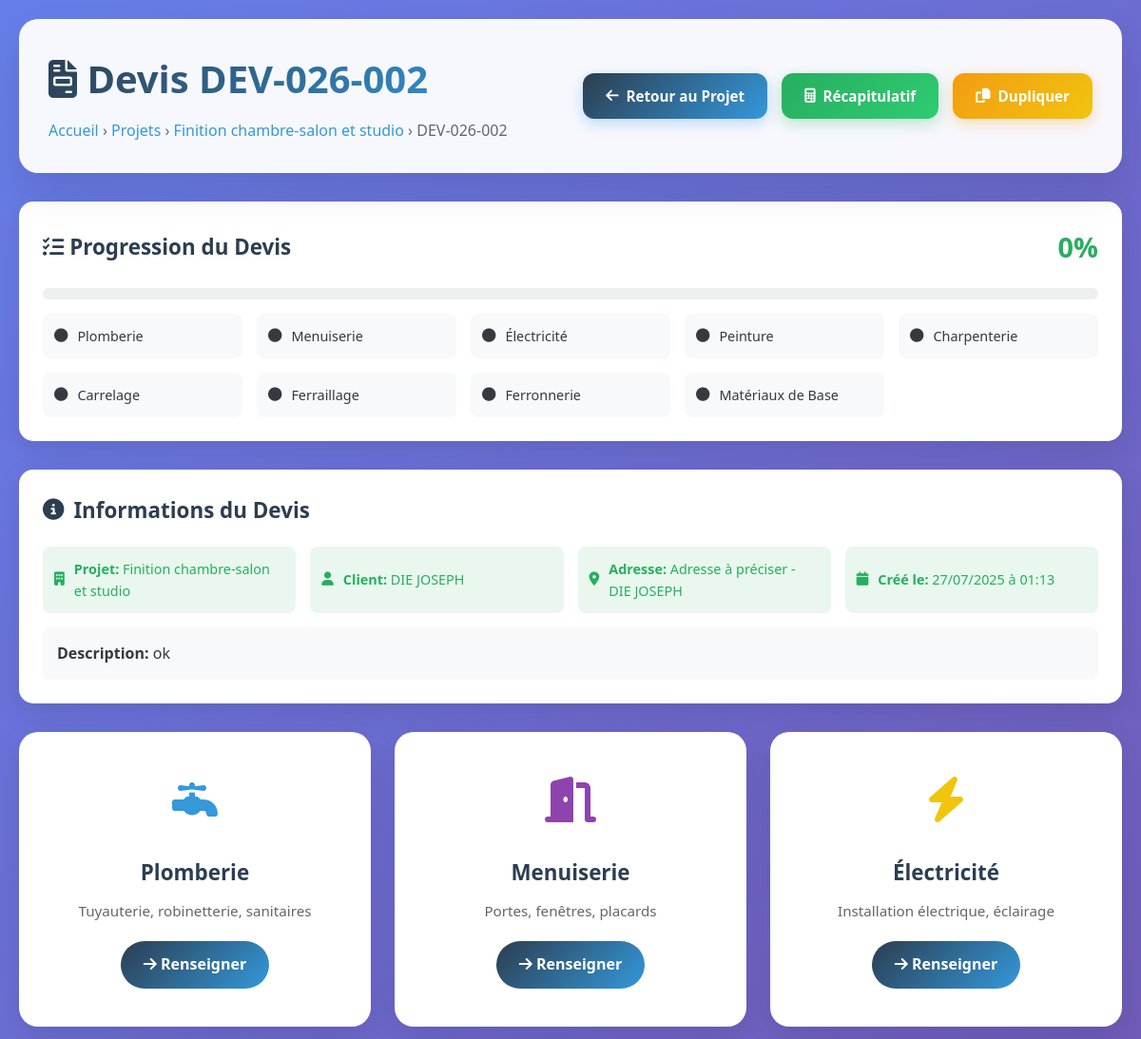
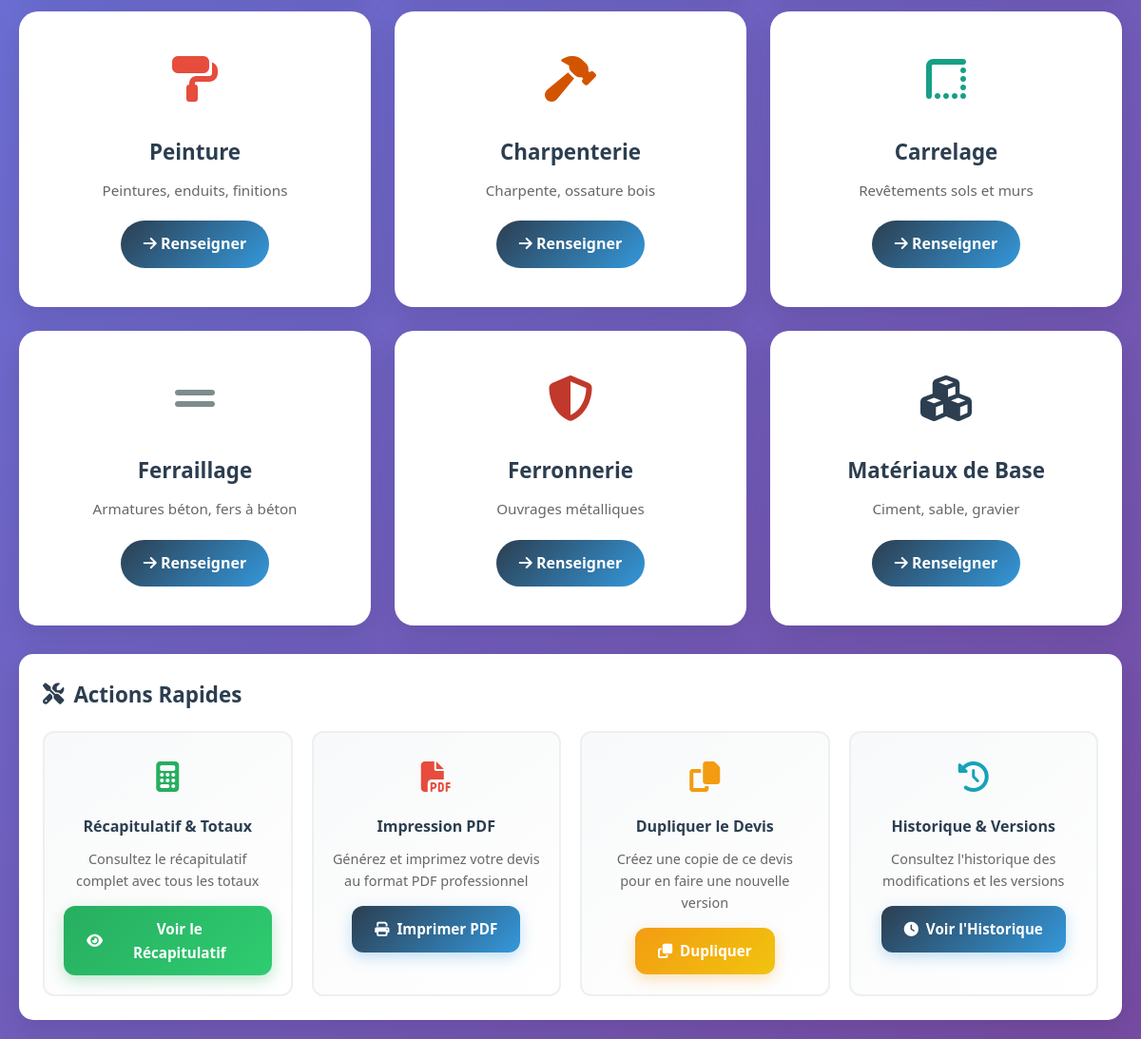
Screenshot of /devis_detail.php?projet_id=26&devis_id=30 with the database file from the repository (2 pictures, top to bottom).
### tables this page shows
CREATE TABLE `devis` (
  `id` int(11) NOT NULL,
  `projet_id` int(11) NOT NULL,
  `numero` varchar(50) NOT NULL,
  `version` varchar(20) DEFAULT '1.0',
  `description` text DEFAULT NULL,
  `date_creation` timestamp NULL DEFAULT current_timestamp(),
  `date_modification` timestamp NULL DEFAULT current_timestamp() ON UPDATE current_timestamp(),
  `statut` enum('brouillon','validé','facturé','payé') DEFAULT 'brouillon'
);

CREATE TABLE `projets` (
  `id` int(11) NOT NULL,
  `nom` varchar(255) NOT NULL,
  `description` text DEFAULT NULL,
  `client` varchar(255) DEFAULT NULL,
  `adresse` varchar(255) DEFAULT NULL,
  `date_debut` date DEFAULT NULL,
  `date_fin_prevue` date DEFAULT NULL,
  `budget_previsionnel` decimal(15,2) DEFAULT 0.00,
  `statut` enum('En planification','En cours','Terminé','Suspendu') DEFAULT 'En planification',
  `date_creation` timestamp NULL DEFAULT current_timestamp(),
  `date_modification` timestamp NULL DEFAULT current_timestamp() ON UPDATE current_timestamp()
);

### devis_detail.php (the view, shortened to what this page needs)
<?php
require_once 'functions.php';
try {
    $pdo = getDbConnection();
} catch (Exception $e) {
    logDiagnostic("ERREUR: Connexion BDD échouée", $e->getMessage());
    die("Erreur de connexion à la base de données. Veuillez réessayer plus tard.");
}
$projet_id = isset($_GET['projet_id']) ? (int)$_GET['projet_id'] : 0;
$devis_id = isset($_GET['devis_id']) ? (int)$_GET['devis_id'] : 0;
$projet = null;
$devis = null;
try {
    $stmt = $pdo->prepare("SELECT id, nom, client, adresse, description, date_creation FROM projets WHERE id = ?");
    $stmt->execute([$projet_id]);
    $projet = $stmt->fetch(PDO::FETCH_ASSOC);
    $stmt = $pdo->prepare("SELECT id, projet_id, numero, description, date_creation, date_modification, statut FROM devis WHERE id = ?");
    $stmt->execute([$devis_id]);
    $devis = $stmt->fetch(PDO::FETCH_ASSOC);
} catch (PDOException $e) {
    logDiagnostic("ERREUR PDO", [
        'message' => $e->getMessage(),
        'code' => $e->getCode(),
        'file' => $e->getFile(),
        'line' => $e->getLine()
    ]);
    die("
    <div style='font-family: Arial; padding: 20px; background: #f8f9fa;'>
        <h2 style='color: #e74c3c;'>Erreur de Base de Données</h2>
        <p><strong>Détails:</strong> " . htmlspecialchars($e->getMessage()) . "</p>
        <p><strong>Projet ID:</strong> $projet_id</p>
        <p><strong>Devis ID:</strong> $devis_id</p>
        <p><a href='liste_projets.php' style='color: #3498db;'>← Retour aux projets</a></p>
    </div>");
}
$modules = [
    'plomberie' => [
        'icon' => 'fa-faucet',
        'title' => 'Plomberie',
        'file' => 'Plomberie.php',
        'color' => '#3498db',
        'description' => 'Tuyauterie, robinetterie, sanitaires'
    ],
    'menuiserie' => [
        'icon' => 'fa-door-open',
        'title' => 'Menuiserie',
        'file' => 'Menuiserie.php',
        'color' => '#8e44ad',
        'description' => 'Portes, fenêtres, placards'
    ],
    'electricite' => [
        'icon' => 'fa-bolt',
        'title' => 'Électricité',
        'file' => 'Electricite.php',
        'color' => '#f1c40f',
        'description' => 'Installation électrique, éclairage'
    ],
    'peinture' => [
        'icon' => 'fa-paint-roller',
        'title' => 'Peinture',
        'file' => 'Peinture.php',
        'color' => '#e74c3c',
        'description' => 'Peintures, enduits, finitions'
    ],
    'charpenterie' => [
        'icon' => 'fa-hammer',
        'title' => 'Charpenterie',
        'file' => 'Charpenterie.php',
        'color' => '#d35400',
        'description' => 'Charpente, ossature bois'
    ],
    'carrelage' => [
        'icon' => 'fa-border-style',
        'title' => 'Carrelage',
        'file' => 'Carrelage.php',
        'color' => '#16a085',
        'description' => 'Revêtements sols et murs'
    ],
    'ferraillage' => [
        'icon' => 'fa-grip-lines',
        'title' => 'Ferraillage',
        'file' => 'Ferraillage.php',
        'color' => '#7f8c8d',
        'description' => 'Armatures béton, fers à béton'
    ],
    'ferronnerie' => [
        'icon' => 'fa-shield-alt',
        'title' => 'Ferronnerie',
        'file' => 'Ferronnerie.php',
        'color' => '#c0392b',
        'description' => 'Ouvrages métalliques'
    ],
    'materiaux_base' => [
        'icon' => 'fa-cubes',
        'title' => 'Matériaux de Base',
        'file' => 'MatériauxBase.php',
        'color' => '#2c3e50',
        'description' => 'Ciment, sable, gravier'
    ]
];
$modules_status = [];
$completion_percentage = 0;
try {
    foreach ($modules as $module_key => $module_info) {
        $stmt = $pdo->prepare("SHOW TABLES LIKE ?");
        $stmt->execute([$module_key]);
        $table_exists = $stmt->fetch();
        if ($table_exists) {
            try {
                $stmt = $pdo->prepare("SELECT COUNT(*) as count FROM `$module_key` WHERE projet_id = ? AND devis_id = ?");
                $stmt->execute([$projet_id, $devis_id]);
                $count = $stmt->fetch(PDO::FETCH_ASSOC)['count'];
                $modules_status[$module_key] = $count > 0;
            } catch (PDOException $e) {
                logDiagnostic("WARNING: Erreur module $module_key", $e->getMessage());
                $modules_status[$module_key] = false;
            }
        } else {
            logDiagnostic("WARNING: Table $module_key n'existe pas");
            $modules_status[$module_key] = false;
        }
    }
    $modules_completed = array_sum($modules_status);
    $completion_percentage = count($modules) > 0 ? round(($modules_completed / count($modules)) * 100) : 0;
} catch (Exception $e) {
    logDiagnostic("ERREUR: Calcul statut modules", $e->getMessage());
    foreach ($modules as $key => $module) {
        $modules_status[$key] = false;
    }
    $completion_percentage = 0;
}
?><!DOCTYPE html>
<html lang="fr">
<head>
    <link rel="stylesheet" href="https://cdnjs.cloudflare.com/ajax/libs/font-awesome/6.4.0/css/all.min.css">
</head>
<body>
    <div class="container">
        <div class="header fade-in">
            <div class="header-content">
                <div class="header-info">
                    <h1>
                        <i class="fas fa-file-invoice"></i>
                        Devis <?= htmlspecialchars($devis['numero']) ?>
                    </h1>
                    <div class="breadcrumb">
                        <a href="index.php">Accueil</a> ›
                        <a href="liste_projets.php">Projets</a> ›
                        <a href="projet_detail.php?id=<?= $projet_id ?>"><?= htmlspecialchars($projet['nom']) ?></a> ›
                        <?= htmlspecialchars($devis['numero']) ?>
                    </div>
                </div>
                <div class="header-actions">
                    <a href="projet_detail.php?id=<?= $projet_id ?>" class="btn btn-primary">
                        <i class="fas fa-arrow-left"></i> Retour au Projet
                    </a>
                    <a href="Recapitulatif.php?projet_id=<?= $projet_id ?>&devis_id=<?= $devis_id ?>" class="btn btn-success">
                        <i class="fas fa-calculator"></i> Récapitulatif
                    </a>
                    <a href="?projet_id=<?= $projet_id ?>&devis_id=<?= $devis_id ?>&dupliquer=1"
                       class="btn btn-warning"
                       onclick="return confirm('Dupliquer ce devis ? Une copie sera créée.')">
                        <i class="fas fa-copy"></i> Dupliquer
                    </a>
                </div>
            </div>
        </div>
        <div class="progress-section fade-in">
            <div class="progress-header">
                <h2 class="progress-title">
                    <i class="fas fa-tasks"></i> Progression du Devis
                </h2>
                <div class="progress-percentage"><?= $completion_percentage ?>%</div>
            </div>
            <div class="progress-bar">
            </div>
            <div class="info-grid">
                <?php foreach ($modules as $key => $module): ?>
                <div class="info-item <?= $modules_status[$key] ? 'completed' : '' ?>">
                    <i class="fas <?= $modules_status[$key] ? 'fa-check-circle' : 'fa-circle' ?>"></i>
                    <span><?= $module['title'] ?></span>
                </div>
                <?php endforeach; ?>
            </div>
        </div>
        <div class="info-section fade-in">
            <h2 class="info-title">
                <i class="fas fa-info-circle"></i> Informations du Devis
            </h2>
            <div class="info-grid">
                <div class="info-item completed">
                    <i class="fas fa-building"></i>
                    <span><strong>Projet:</strong> <?= htmlspecialchars($projet['nom'] ?? '') ?></span>
                </div>
                <div class="info-item completed">
                    <i class="fas fa-user"></i>
                    <span><strong>Client:</strong> <?= htmlspecialchars($projet['client'] ?? '') ?></span>
                </div>
                <div class="info-item completed">
                    <i class="fas fa-map-marker-alt"></i>
                    <span><strong>Adresse:</strong> <?= htmlspecialchars($projet['adresse'] ?? '') ?></span>
                </div>
                <div class="info-item completed">
                    <i class="fas fa-calendar"></i>
                    <span><strong>Créé le:</strong> <?= date('d/m/Y à H:i', strtotime($devis['date_creation'])) ?></span>
                </div>
            </div>
            <?php if (!empty($devis['description'])): ?>
            <div style="margin-top: 15px; padding: 15px; background: #f8f9fa; border-radius: 8px;">
                <strong>Description:</strong> <?= htmlspecialchars($devis['description'] ?? '') ?>
            </div>
            <?php endif; ?>
        </div>
        <div class="modules-grid">
            <?php foreach ($modules as $key => $module): ?>
            <div class="module-card <?= $modules_status[$key] ? 'has-data' : '' ?> fade-in"
                 style="animation-delay: <?= array_search($key, array_keys($modules)) * 0.1 ?>s">
                <div class="module-icon" style="color: <?= $module['color'] ?>">
                    <i class="fas <?= $module['icon'] ?>"></i>
                </div>
                <h3 class="module-title"><?= $module['title'] ?></h3>
                <p class="module-description"><?= $module['description'] ?></p>
                <a href="<?= $module['file'] ?>?projet_id=<?= $projet_id ?>&devis_id=<?= $devis_id ?>"
                   class="module-link">
                    <i class="fas fa-arrow-right"></i>
                    <?= $modules_status[$key] ? 'Modifier' : 'Renseigner' ?>
                </a>
            </div>
            <?php endforeach; ?>
        </div>
        <div class="actions-section fade-in">
            <h2 class="actions-title">
                <i class="fas fa-tools"></i> Actions Rapides
            </h2>
            <div class="actions-grid">
                <div class="action-card">
                    <div class="action-icon" style="color: var(--success);">
                        <i class="fas fa-calculator"></i>
                    </div>
                    <h4 class="action-title">Récapitulatif & Totaux</h4>
                    <p class="action-description">Consultez le récapitulatif complet avec tous les totaux</p>
                    <a href="Recapitulatif.php?projet_id=<?= $projet_id ?>&devis_id=<?= $devis_id ?>" class="btn btn-success">
                        <i class="fas fa-eye"></i> Voir le Récapitulatif
                    </a>
                </div>
                <div class="action-card">
                    <div class="action-icon" style="color: var(--danger);">
                        <i class="fas fa-file-pdf"></i>
                    </div>
                    <h4 class="action-title">Impression PDF</h4>
                    <p class="action-description">Générez et imprimez votre devis au format PDF professionnel</p>
                    <a href="impression_devis.php?projet_id=<?= $projet_id ?>&devis_id=<?= $devis_id ?>"
                       class="btn btn-primary" target="_blank">
                        <i class="fas fa-print"></i> Imprimer PDF
                    </a>
                </div>
                <div class="action-card">
                    <div class="action-icon" style="color: var(--warning);">
                        <i class="fas fa-copy"></i>
                    </div>
                    <h4 class="action-title">Dupliquer le Devis</h4>
                    <p class="action-description">Créez une copie de ce devis pour en faire une nouvelle version</p>
                    <a href="?projet_id=<?= $projet_id ?>&devis_id=<?= $devis_id ?>&dupliquer=1"
                       class="btn btn-warning"
                       onclick="return confirm('Êtes-vous sûr de vouloir dupliquer ce devis ?')">
                        <i class="fas fa-clone"></i> Dupliquer
                    </a>
                </div>
                <div class="action-card">
                    <div class="action-icon" style="color: var(--info);">
                        <i class="fas fa-history"></i>
                    </div>
                    <h4 class="action-title">Historique & Versions</h4>
                    <p class="action-description">Consultez l'historique des modifications et les versions</p>
                    <a href="historique_devis.php?projet_id=<?= $projet_id ?>&devis_id=<?= $devis_id ?>"
                       class="btn btn-primary">
                        <i class="fas fa-clock"></i> Voir l'Historique
                    </a>
                </div>
            </div>
        </div>
    </div>
</body>
</html>

### rows the page displays
devis: numero "DEV-026-002", date_creation "27/07/2025 à 01:13", description "ok"
projets: nom "Finition chambre-salon et studio", client "DIE JOSEPH", adresse "Adresse à préciser - DIE JOSEPH"

### other values shown
$completion_percentage "0"
$module['title'] "Plomberie"
$module['title'] "Menuiserie"
$module['title'] "Électricité"
$module['title'] "Peinture"
$module['title'] "Charpenterie"
$module['title'] "Carrelage"
$module['title'] "Ferraillage"
$module['title'] "Ferronnerie"
$module['title'] "Matériaux de Base"
$module['description'] "Tuyauterie, robinetterie, sanitaires"
$module['description'] "Portes, fenêtres, placards"
$module['description'] "Installation électrique, éclairage"
$module['description'] "Peintures, enduits, finitions"
$module['description'] "Charpente, ossature bois"
